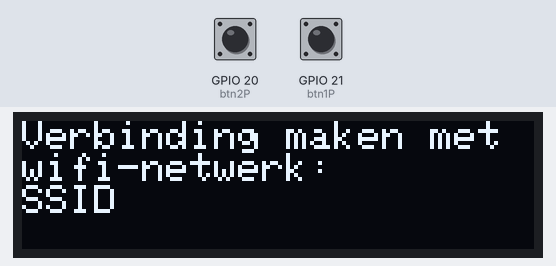
Recording of a sketch running on a simulated ESP32. Shown: 128×32 one-colour display. The test bench sets the inputs (shaded band); at power-on: GPIO 20 (btn2P) LOW, GPIO 21 (btn1P) LOW. WiFi joins after 1.5 s; servers stay silent unless stated; the display library's start-up logo is not drawn; what the sketch prints to the serial monitor is not drawn.

Above: at 2.8 s.
At 9.9 s:
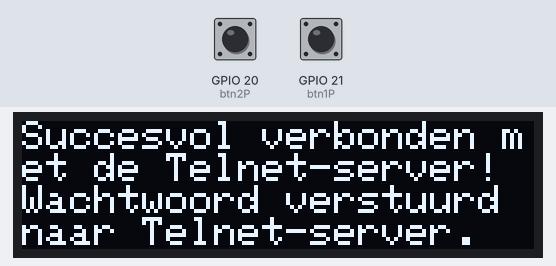
10.0 s: GPIO 20 (btn2P) pulled HIGH for 0.15 s
At 10.6 s:
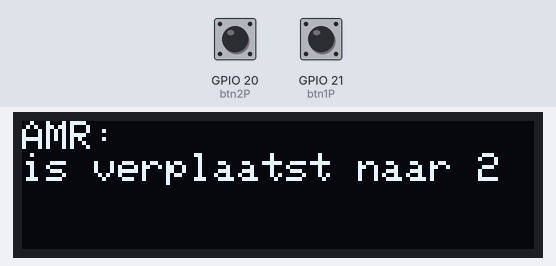
Timing chart, 0 to 13.0 s (numbered marks = the images above; inputs shaded):
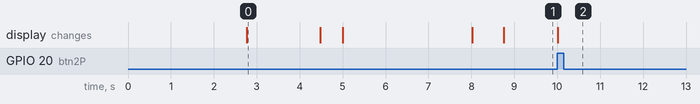

Measured:
- after the input at 10.0 s, the display: changes at once (image 2)
- what the display in image 0 shows lasts 1.7 s, from 2.8 s to 4.5 s

The sketch:

Oled_telnet_combie-SerialDebugging.ino
```cpp
/* -----------------  In deze code worden de knoppen en Telnet samengevoegd. Nu   ----------------- */
/* -----------------  zijn er voorgeprogrammeerde berichten/commando's die worden ----------------- */
/* -----------------  gestuurd als er een bepaalde knop wordt ingedrukt.          ----------------- */


#include <SPI.h>
#include <Wire.h>
#include <WiFi.h>
#include <Adafruit_GFX.h>
#include <Adafruit_SSD1306.h>


//////////////////////////////////////// DEFINITIES \\\\\\\\\\\\\\\\\\\\\\\\\\\\\\\\\\\\\\\\\\\\\\/
#define I2C_SDA 6
#define I2C_SCL 7
TwoWire I2CBME = TwoWire(0);
#define SCREEN_WIDTH 128
#define SCREEN_HEIGHT 32
#define OLED_RESET     4 // Reset pin # (or -1 if sharing Arduino reset pin)
Adafruit_SSD1306 display(SCREEN_WIDTH, SCREEN_HEIGHT, &Wire, OLED_RESET);
#define LOGO_HEIGHT   32
#define LOGO_WIDTH    128

//ints
int a = 2;
int btn1 = 0;
int btn2 = 0;
const int btn1P = 21;
const int btn2P = 20;

//wifi setup
const char* ssid = "SSID";                  // De WiFi-SSID
const char* password = "PASSWORD";          // De WiFi-wachtwoord
const char* telnetServerIP = "IP";          // IP van de Telnet-server
const uint16_t telnetServerPort = 0000;     // Telnet-server poort
const char* telnetWW = "PASSWORD";          // De wachtwoord van de Telnet-server
WiFiClient telnetClient;

bool isTelnetVerbonden = false;


//////////////////////////////////////// SETUP \\\\\\\\\\\\\\\\\\\\\\\\\\\\\\\\\\\\\\\\\\\\\\/
void setup() {
  Serial.begin(9600);

//scherm instellen
  Wire.begin(I2C_SDA, I2C_SCL);
  I2CBME.begin(I2C_SDA, I2C_SCL, 400000);

  if(!display.begin(SSD1306_SWITCHCAPVCC, 0x3C)) { // Address 0x3C for 128x32
    Serial.println(F("SSD1306 allocation failed"));
    for(;;); // Don't proceed, loop forever
  }
  // Laat logo zien
  display.display();
  delay(2000); // Pause for 2 seconds
  // Clear the buffer
  display.clearDisplay();
  display.display();
  delay(700);
  pinMode(btn1P, INPUT);
  pinMode(btn2P, INPUT);
  display.setTextSize(1);
  display.setTextColor(WHITE);
  display.setCursor(0,0);

// Verbinden met het WiFi-netwerk
  Serial.print("Verbinding maken met WiFi-netwerk: ");
  Serial.println(ssid);
  display.setCursor(0,0);
  display.println("Verbinding maken met wifi-netwerk:");
  display.println(ssid);
  display.display();
  delay(700);
  display.clearDisplay();
  WiFi.begin(ssid, password);


  // Wacht tot er verbinding is met het WiFi-netwerk
  int wifiConnectAttempts = 0;
  while (WiFi.status() != WL_CONNECTED) {
    delay(1000);
    wifiConnectAttempts++;
    Serial.print("Poging ");
    display.setCursor(0,0);
    display.print("Poging ");
    display.display();
    Serial.print(wifiConnectAttempts);
    Serial.println(": Nog steeds aan het proberen om verbinding te maken...");
    display.clearDisplay();
    display.println(": Nog steeds aan het proberen om verbinding te maken...");
    delay(500);
  }

  Serial.println("WiFi-verbinding is tot stand gebracht.");
  Serial.print("IP-adres van ESP32: ");
  Serial.println(WiFi.localIP());
  display.clearDisplay();
  display.setCursor(0,0);
  display.println("WiFi-verbinding is tot stand gebracht.");
  display.print("IP-adres van ESP32: ");
  display.println(WiFi.localIP());
  display.display();
  delay(3000);


  // Verbinden met de Telnet-server
  connectToTelnetServer();
}

void connectToTelnetServer() {
  Serial.print("Proberen te verbinden met Telnet-server op ");
  Serial.print(telnetServerIP);
  Serial.print(":");
  Serial.println(telnetServerPort);
  display.clearDisplay();
  display.setCursor(0,0);
  display.print("Proberen te verbinden met Telnet-server op ");
  display.print(telnetServerIP);
  display.print(":");
  display.println(telnetServerPort);
  display.display();
  delay(500);

  if (telnetClient.connect(telnetServerIP, telnetServerPort)) {
    Serial.println("Succesvol verbonden met de Telnet-server!");
    display.clearDisplay();
    display.setCursor(0,0);
    display.println("Succesvol verbonden met de Telnet-server!");
    // Stuur het wachtwoord naar de Telnet-server
    telnetClient.println(telnetWW);
    Serial.println("Wachtwoord verstuurd naar Telnet-server.");
    display.println("Wachtwoord verstuurd naar Telnet-server.");
    display.display();
    isTelnetVerbonden = true;
  } else {
    Serial.println("Verbinding met Telnet-server mislukt. Controleer IP en poort.");
    display.clearDisplay();
    display.setCursor(0,0);
    display.println("Verbinding met Telnet-server mislukt. Controleer IP en poort.");
    display.display();
    isTelnetVerbonden = false;
  }
}


//////////////////////////////////////// CODE VOOR HET HELE SYSTEEM \\\\\\\\\\\\\\\\\\\\\\\\\\\\\\\\\\\\\\\\\\\\\\/
void loop() {
  btn1 = digitalRead(btn1P);
  btn2 = digitalRead(btn2P);

// Check of de ESP32 nog steeds verbonden is met de Telnet-server
  if (telnetClient.connected() && isTelnetVerbonden) {
    if (btn1 == 1){
      Serial.println("btn 1 pressed");
      btn1a();
      delay(20);
    }
    if (btn2 == 1){
      Serial.println("btn 2 pressed");
      btn2a();
      delay(20);
    }
    // Ontvang data van de Telnet-server en stuur naar de seriële monitor voor het testen (!niet in eindcode!)
    if (telnetClient.available()) {
      String telnetResponse = telnetClient.readString();
      Serial.print("Ontvangen van Telnet: ");
      Serial.println(telnetResponse);
    }
  }

  delay(10);
}


void btn1a(void) {
  String message1 = "say i am going to the genesis";
  telnetClient.println(message1);  // Stuur input via Telnet
  Serial.println("AMR:");
  Serial.print("wordt geroepen");
  display.clearDisplay();
  display.setCursor(0,0);
  display.println("AMR");
  display.print("wordt geroepen");
  display.display();
  delay(200);
}

void btn2a(void) {
  String message2 = "say button 2 pressed";
  telnetClient.println(message2);
  Serial.println("AMR:");
  Serial.print("is verplaatst naar 2");
  display.clearDisplay();
  display.setCursor(0,0);
  display.println("AMR:");
  display.print("is verplaatst naar 2");
  display.display();
  delay(200);
}
```
